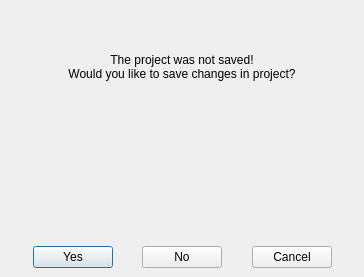
<?xml version="1.0" encoding="UTF-8"?>
<ui version="4.0">
 <class>SaveProject</class>
 <widget class="QDialog" name="SaveProject">
  <property name="geometry">
   <rect>
    <x>0</x>
    <y>0</y>
    <width>364</width>
    <height>277</height>
   </rect>
  </property>
  <property name="windowTitle">
   <string>Dialog</string>
  </property>
  <layout class="QGridLayout" name="gridLayout">
   <property name="leftMargin">
    <number>0</number>
   </property>
   <property name="topMargin">
    <number>0</number>
   </property>
   <property name="rightMargin">
    <number>0</number>
   </property>
   <property name="bottomMargin">
    <number>0</number>
   </property>
   <property name="spacing">
    <number>0</number>
   </property>
   <item row="0" column="0">
    <widget class="QWidget" name="DialogContainer" native="true">
     <layout class="QGridLayout" name="gridLayout_2">
      <item row="0" column="0">
       <widget class="QLabel" name="l_warning">
        <property name="maximumSize">
         <size>
          <width>16777215</width>
          <height>16777215</height>
         </size>
        </property>
        <property name="text">
         <string>The project was not saved!
Would you like to save changes in project?</string>
        </property>
        <property name="alignment">
         <set>Qt::AlignCenter</set>
        </property>
       </widget>
      </item>
      <item row="1" column="0">
       <spacer name="verticalSpacer">
        <property name="orientation">
         <enum>Qt::Vertical</enum>
        </property>
        <property name="sizeType">
         <enum>QSizePolicy::Minimum</enum>
        </property>
        <property name="sizeHint" stdset="0">
         <size>
          <width>20</width>
          <height>116</height>
         </size>
        </property>
       </spacer>
      </item>
      <item row="2" column="0">
       <layout class="QHBoxLayout" name="horizontalLayout">
        <item>
         <spacer name="horizontalSpacer_3">
          <property name="orientation">
           <enum>Qt::Horizontal</enum>
          </property>
          <property name="sizeHint" stdset="0">
           <size>
            <width>18</width>
            <height>20</height>
           </size>
          </property>
         </spacer>
        </item>
        <item>
         <widget class="QPushButton" name="b_yes">
          <property name="cursor">
           <cursorShape>PointingHandCursor</cursorShape>
          </property>
          <property name="text">
           <string>Yes</string>
          </property>
         </widget>
        </item>
        <item>
         <spacer name="horizontalSpacer">
          <property name="orientation">
           <enum>Qt::Horizontal</enum>
          </property>
          <property name="sizeHint" stdset="0">
           <size>
            <width>18</width>
            <height>20</height>
           </size>
          </property>
         </spacer>
        </item>
        <item>
         <widget class="QPushButton" name="b_no">
          <property name="cursor">
           <cursorShape>PointingHandCursor</cursorShape>
          </property>
          <property name="text">
           <string>No</string>
          </property>
         </widget>
        </item>
        <item>
         <spacer name="horizontalSpacer_2">
          <property name="orientation">
           <enum>Qt::Horizontal</enum>
          </property>
          <property name="sizeHint" stdset="0">
           <size>
            <width>18</width>
            <height>20</height>
           </size>
          </property>
         </spacer>
        </item>
        <item>
         <widget class="QPushButton" name="b_cancel">
          <property name="cursor">
           <cursorShape>PointingHandCursor</cursorShape>
          </property>
          <property name="text">
           <string>Cancel</string>
          </property>
         </widget>
        </item>
        <item>
         <spacer name="horizontalSpacer_4">
          <property name="orientation">
           <enum>Qt::Horizontal</enum>
          </property>
          <property name="sizeHint" stdset="0">
           <size>
            <width>17</width>
            <height>20</height>
           </size>
          </property>
         </spacer>
        </item>
       </layout>
      </item>
     </layout>
    </widget>
   </item>
  </layout>
 </widget>
 <resources/>
 <connections/>
</ui>
